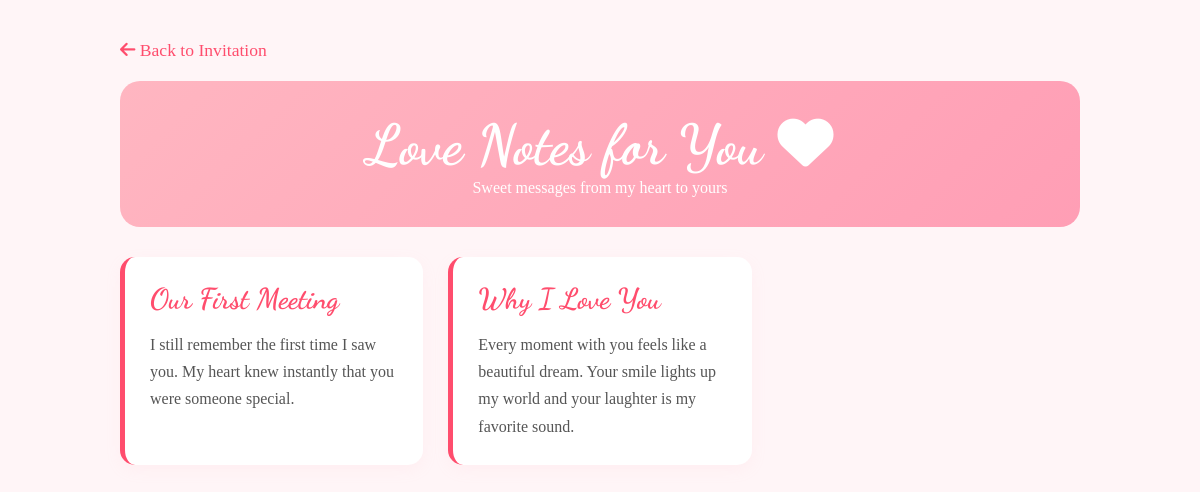
The page /love-notes on the database its author committed.
### app.py (models this page shows)
class LoveNote(db.Model):
    id = db.Column(db.Integer, primary_key=True)
    title = db.Column(db.String(200), nullable=False)
    content = db.Column(db.Text, nullable=False)
    created_at = db.Column(db.DateTime, default=datetime.utcnow)
    is_secret = db.Column(db.Boolean, default=False)

### app.py (the view)
@app.route('/love-notes')
def love_notes():
    notes = LoveNote.query.filter_by(is_secret=False).order_by(LoveNote.created_at.desc()).all()
    return render_template('love_notes.html', notes=notes)

### templates/love_notes.html (shortened to what this page needs)
<!DOCTYPE html>
<html lang="en">
<head>
    <link rel="stylesheet" href="https://cdnjs.cloudflare.com/ajax/libs/font-awesome/6.4.0/css/all.min.css">
</head>
<body>
    <div class="container">
        <a href="/" class="back-btn"><i class="fas fa-arrow-left"></i> Back to Invitation</a>
        <div class="header">
            <h1>Love Notes for You <i class="fas fa-heart"></i></h1>
            <p style="color: white;">Sweet messages from my heart to yours</p>
        </div>
        {% if notes %}
        <div class="notes-grid">
            {% for note in notes %}
            <div class="note-card">
                <h2 class="note-title">{{ note.title }}</h2>
                <div class="note-content">{{ note.content }}</div>
            </div>
            {% endfor %}
        </div>
        {% else %}
        <div class="empty-state">
            <i class="fas fa-heart"></i>
            <h2>No love notes yet</h2>
            <p>But my heart is always full of things to say to you!</p>
        </div>
        {% endif %}
    </div>
</body>
</html>

### templates/love_notes.html (style rules this page uses)
* { margin: 0; padding: 0; box-sizing: border-box; }
body { font-family: 'Playfair Display', serif; background-color: #fff5f7; color: #555; }
.container { max-width: 1000px; margin: 0 auto; padding: 20px; }
.header { text-align: center; padding: 30px; background: linear-gradient(135deg, #ffb6c1 0%, #ff9eb5 100%); border-radius: 20px; margin-bottom: 30px; }
.header h1 { font-family: 'Dancing Script', cursive; font-size: 3.5rem; color: #fff; }
.back-btn { display: inline-block; margin: 20px 0; color: #ff4d6d; text-decoration: none; font-size: 1.1rem; }
.notes-grid { display: grid; grid-template-columns: repeat(auto-fill, minmax(300px, 1fr)); gap: 25px; }
.note-card { background: white; border-radius: 15px; padding: 25px; box-shadow: 0 5px 15px rgba(255, 182, 193, 0.1); border-left: 5px solid #ff4d6d; }
.note-title { font-family: 'Dancing Script', cursive; color: #ff4d6d; font-size: 1.8rem; margin-bottom: 15px; }
.note-content { line-height: 1.7; }

### rows shown on the page
LoveNote: title "Our First Meeting", content "I still remember the first time I saw you. My heart knew instantly that you were someone special."
LoveNote: title "Why I Love You", content "Every moment with you feels like a beautiful dream. Your smile lights up my world and your laughter is my favorite sound."
